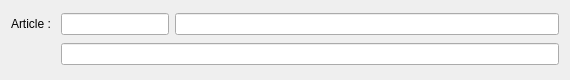
<?xml version="1.0" encoding="UTF-8"?>
<ui version="4.0">
 <class>ItemWidget</class>
 <widget class="QWidget" name="ItemWidget">
  <property name="geometry">
   <rect>
    <x>0</x>
    <y>0</y>
    <width>570</width>
    <height>80</height>
   </rect>
  </property>
  <property name="windowTitle">
   <string>Form</string>
  </property>
  <layout class="QGridLayout" name="gridLayout" columnstretch="0,0,2">
   <item row="0" column="0">
    <widget class="QLabel" name="item_Label">
     <property name="text">
      <string>Article : </string>
     </property>
    </widget>
   </item>
   <item row="0" column="1">
    <widget class="QLineEdit" name="manufacturerCode_LineEdit"/>
   </item>
   <item row="0" column="2">
    <widget class="QLineEdit" name="partNumber_LineEdit"/>
   </item>
   <item row="1" column="1" colspan="2">
    <widget class="QLineEdit" name="itemName_LineEdit"/>
   </item>
  </layout>
 </widget>
 <tabstops>
  <tabstop>manufacturerCode_LineEdit</tabstop>
  <tabstop>partNumber_LineEdit</tabstop>
  <tabstop>itemName_LineEdit</tabstop>
 </tabstops>
 <resources/>
 <connections/>
</ui>
